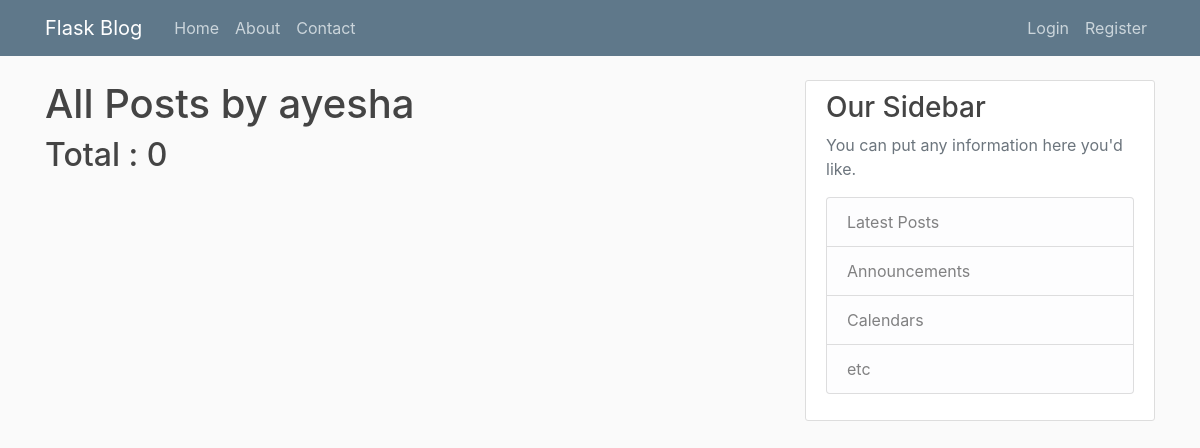
The page /user/ayesha on the database as committed earlier.
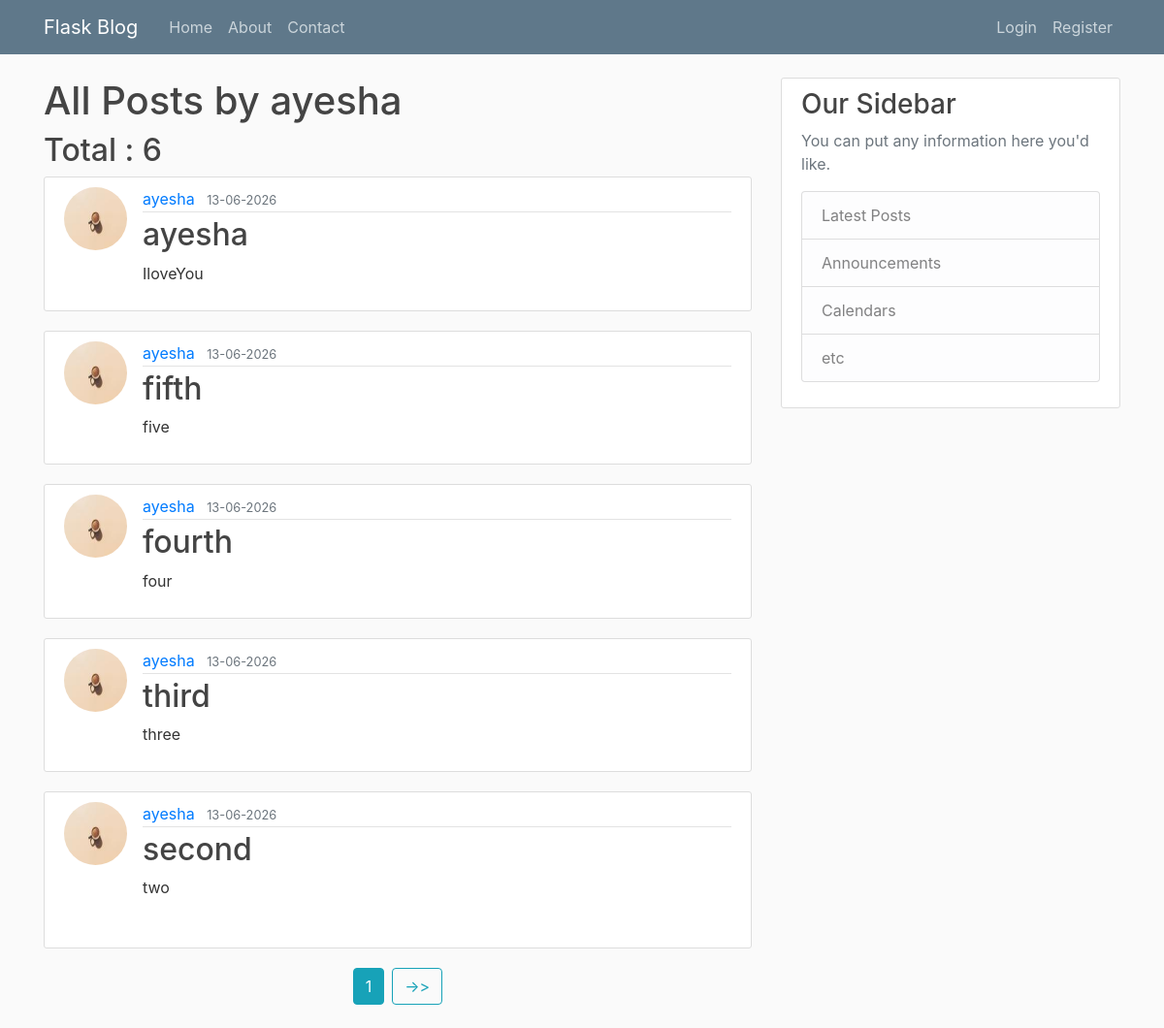
The same page on the database as committed later.
### flask_blog/models.py (models this page shows, shortened)
class User(db.Model, UserMixin):
    id = db.Column(db.Integer,  primary_key = True)
    username = db.Column(db.String(20), unique = True, nullable = False)
    email = db.Column(db.String(120), unique = True, nullable = False)
    image_file = db.Column(db.String(20), default = 'default.jpg', nullable = False)
    password = db.Column(db.String(60), nullable = False)
    posts = db.relationship('Post', backref='author', lazy=True)

class Post(db.Model):
    id = db.Column(db.Integer, primary_key=True)
    title = db.Column(db.String(100), nullable = False)
    dateposted = db.Column(db.DateTime, nullable = False, default=lambda: datetime.now(timezone.utc))
    content = db.Column(db.Text, nullable = False)
    user_id = db.Column(db.Integer, db.ForeignKey('user.id'), nullable = False)

### flask_blog/routes.py (the view)
@app.route('/user/<string:username>')
def user_posts(username):
    page = request.args.get('page', 1, type=int)
    user = User.query.filter_by(username=username).first_or_404()
    posts = Post.query.filter_by(author=user).order_by(Post.dateposted.desc()).paginate(page=page, per_page=5)
    return render_template('user_post.html', posts=posts, user=user)

### flask_blog/templates/user_post.html (shortened to what this page needs)
{% extends "layouts.html" %}
{% block content %}
    <h1>All Posts by {{ user.username }}</h1>
    <h2>Total : {{ posts.total }}</h2>
    {% for post in posts.items %}
        <article class="media content-section">
            <img class="rounded-circle article-img" src="{{ url_for('static', filename='profile_pics/' + post.author.image_file) }}">
            <div class="media-body">
                <div class="article-metadata">
                <a class="mr-2" href="{{ url_for('user_posts', username=post.author.username) }}">{{ post.author.username }}</a>
                <small class="text-muted">{{ post.dateposted.strftime("%d-%m-%Y") }}</small>
                </div>
                <h2><a class="article-title" href="{{ url_for('post_page', post_id=post.id) }}">{{ post.title }}</a></h2>
                <p class="article-content">{{ post.content }}</p>
            </div>
        </article>
    {% endfor %}
    <div class="d-flex justify-content-center">
        {% for page_num in posts.iter_pages(left_edge=1, right_edge=1, left_current=1, right_current=1) %}
            {% if page_num %}
                {% if page_num == posts.page %}
                <a class="btn btn-info mb-4 mr-1 ml-1" href="{{ url_for('user_posts', username=user.username, page=page_num) }}">{{ page_num }}</a>
                {% else %}
                    {% if page_num == posts.pages %}
                        <a class="btn btn-outline-info mb-4 mr-1 ml-1" href="{{ url_for('user_posts', username=user.username, page=page_num) }}">->></a>
                    {% elif page_num == 1 %}
                        <a class="btn btn-outline-info mb-4 mr-1 ml-1" href="{{ url_for('user_posts', username=user.username, page=page_num) }}"><<-</a>
                    {% elif page_num > posts.page %}
                        <a class="btn btn-outline-info mb-4 mr-1 ml-1" href="{{ url_for('user_posts', username=user.username, page=page_num) }}">-></a>
                    {% else %}
                        <a class="btn btn-outline-info mb-4 mr-1 ml-1" href="{{ url_for('user_posts', username=user.username, page=page_num) }}"><-</a>
                    {% endif %}
                {% endif %}
            {% endif %}
        {% endfor %}
    </div>
{% endblock content %}

### flask_blog/templates/layouts.html (shortened to what this page needs)
<!doctype html>
<html lang="en">
    <head>
        <link rel="stylesheet" href="https://cdn.jsdelivr.net/npm/bootstrap@4.1.3/dist/css/bootstrap.min.css">
        <link rel="stylesheet" href = "{{ url_for('static', filename='main.css') }}" />
    </head>
    <body>
        <header class="site-header">
            <nav class="navbar navbar-expand-md navbar-dark bg-steel fixed-top">
                <div class="container">
                    <a class="navbar-brand mr-4" href="{{ url_for('home') }}">Flask Blog</a>
                    <div class="collapse navbar-collapse" id="navbarToggle">
                        <div class="navbar-nav mr-auto">
                            <a class="nav-item nav-link" href="{{ url_for('home') }}">Home</a>
                            <a class="nav-item nav-link" href="{{ url_for('about') }}">About</a>
                            <a class="nav-item nav-link" href="{{ url_for('contact') }}"">Contact</a>
                        </div>
                        <div class="navbar-nav">
                            {% if current_user.is_authenticated %}
                                <a class="nav-item nav-link" href="{{ url_for('new_post') }}">New Post</a>
                                <a class="nav-item nav-link" href="{{ url_for('account') }}">Account</a>
                                <a class="nav-item nav-link" href="{{ url_for('logout') }}">logout</a>
                            {% else %}
                                <a class="nav-item nav-link" href="{{ url_for('login') }}">Login</a>
                                <a class="nav-item nav-link" href="{{ url_for('register') }}">Register</a>
                            {% endif %}
                        </div>
                    </div>
                </div>
            </nav>
        </header>
        <main role="main" class="container">
            <div class="row">
                <div class="col-md-8">
                    {% block content %}
                    {% endblock %}
                </div>
                <div class="col-md-4">
                    <div class="content-section">
                        <h3>Our Sidebar</h3>
                        <p class='text-muted'>You can put any information here you'd like.
                        <ul class="list-group">
                            <li class="list-group-item list-group-item-light">Latest Posts</li>
                            <li class="list-group-item list-group-item-light">Announcements</li>
                            <li class="list-group-item list-group-item-light">Calendars</li>
                            <li class="list-group-item list-group-item-light">etc</li>
                        </ul>
                        </p>
                    </div>
                </div>
            </div>
        </main>
    </body>
</html>

### flask_blog/static/main.css (style rules this page uses)
body { background: #fafafa; color: #333333; margin-top: 5rem; }
h1, h2, h3, h4, h5, h6 { color: #444444; }
.bg-steel { background-color: #5f788a; }
.site-header .navbar-nav .nav-link { color: #cbd5db; }
.content-section { background: #ffffff; padding: 10px 20px; border: 1px solid #dddddd; border-radius: 3px; margin-bottom: 20px; }
.article-title { color: #444444; }
.article-content { white-space: pre-line; }
.article-img { height: 65px; width: 65px; margin-right: 16px; }
.article-metadata { padding-bottom: 1px; margin-bottom: 4px; border-bottom: 1px solid #e3e3e3 }

Rows that differ between the two databases and show on the page:
added Post: image_file (picture), author.username "ayesha", dateposted "13-06-2026", title "ayesha", content "IloveYou"
added Post: image_file (picture), author.username "ayesha", dateposted "13-06-2026", title "fifth", content "five"
added Post: image_file (picture), author.username "ayesha", dateposted "13-06-2026", title "fourth", content "four"
added Post: image_file (picture), author.username "ayesha", dateposted "13-06-2026", title "third", content "three"
added Post: image_file (picture), author.username "ayesha", dateposted "13-06-2026", title "second", content "two"
Other text that changed with them:
{{ posts.total }}: "0" → "6"
new list line: "1"
